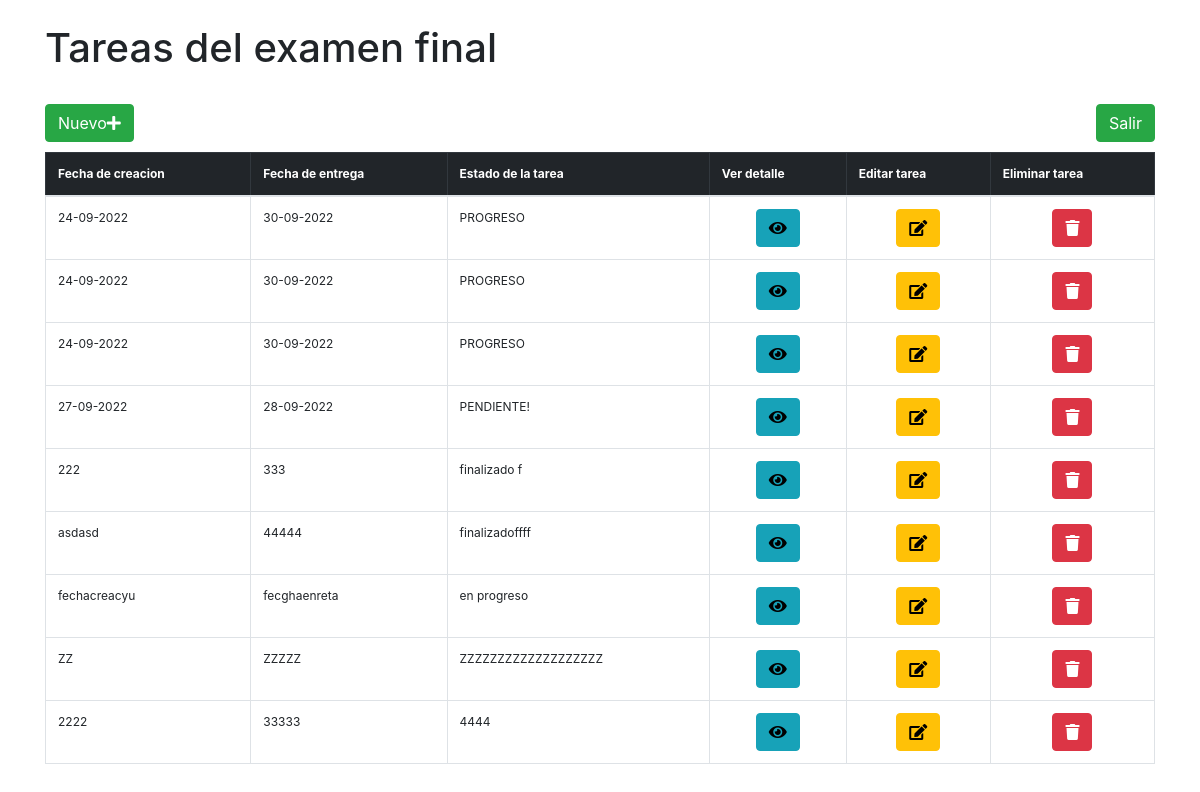
The page /examenFinal/dashboard on the database as committed earlier.
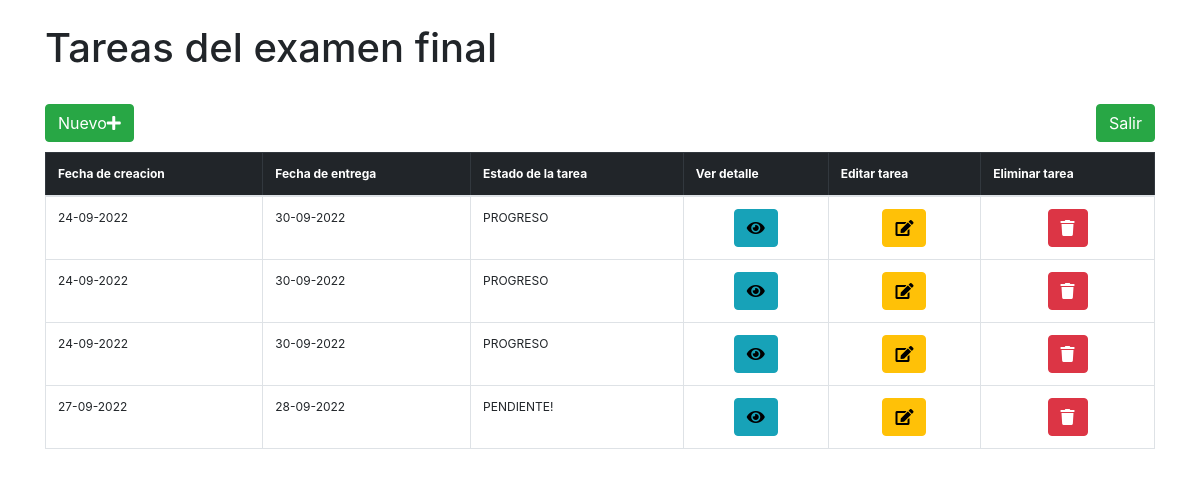
The same page on the database as committed later.
### examenFinal/models.py (models this page shows)
class tareasExamen(models.Model):
    fechaCreacion = models.CharField(max_length=256,default='24-09-2022')
    fechaEntrega = models.CharField(max_length=256,default='30-09-2022')
    descripcion = models.CharField(max_length=512,default='')
    estadoTarea = models.CharField(max_length=128,default='PROGRESO')

### examenFinal/views.py (the view)
# urls.py: path('dashboard',views.dashboard,name='dashboard'),
def dashboard(request):
    return render(request,'examenFinal/dashboard.html',{
        'tareas_totales':tareasExamen.objects.all().order_by('id')
    })

### examenFinal/templates/examenFinal/dashboard.html (shortened to what this page needs)
<!DOCTYPE html>
<html lang="es">
    <head>
        <link href="https://cdn.jsdelivr.net/npm/bootstrap@5.1.3/dist/css/bootstrap.min.css" rel="stylesheet">
        <link rel="stylesheet" href="https://use.fontawesome.com/releases/v5.8.1/css/all.css">
        <link href="https://maxcdn.bootstrapcdn.com/bootstrap/4.0.0/css/bootstrap.min.css" rel="stylesheet">
    </head>
    <body>
        <div class="container">
            <br>
            <h1>Tareas del examen final</h1>
            <br>
            <div>
                <a class="btn btn-success float-start" style="color: white;" onclick="nuevaTarea()" data-bs-toggle="modal" data-bs-target="#nuevaTarea">Nuevo<i class="fa fa-plus"></i></a>
                <a class="btn btn-success float-end" style="color: white;" href="{% url 'examenFinal:index' %}">Salir</a>
            </div>
            <br>
            <br>
            <table class="table table-bordered table-hover" style="font-size: 12px;">
                <thead class="table-dark">
                    <tr>
                        <th scope="col">Fecha de creacion</th>
                        <th scope="col">Fecha de entrega</th>
                        <th scope="col">Estado de la tarea</th>
                        <th scope="col">Ver detalle</th>
                        <th scope="col">Editar tarea</th>
                        <th scope="col">Eliminar tarea</th>
                    </tr>
                </thead>
                <tbody id="tabla_tareas">
                {% for tarea in tareas_totales %}
                <tr>
                    <td scope="row">{{ tarea.fechaCreacion }}</td>
                    <td>{{ tarea.fechaEntrega }}</td>
                    <td>{{ tarea.estadoTarea }}</td>
                    <td style="text-align: center;"><a id="{{ tarea.id }}" class="btn btn-info" style="color: black;" data-bs-toggle="modal" data-bs-target="#verDetalle" onclick="mostrarDetalle(this.id)"><i class="fa fa-eye"></i></a></td>
                    <td style="text-align: center;"><a id="{{ tarea.id }}" class="btn btn-warning" style="color: black;" data-bs-toggle="modal" data-bs-target="#editarTarea" onclick="editarTarea(this.id)"><i class="fa fa-edit"></i></a></td>
                    <td style="text-align: center;"><a id="{{ tarea.id }}" class="btn btn-danger" style="color: white;" onclick="eliminarTarea(this.id)"><i class="fa fa-trash"></i></a></td>
                </tr>
                {% endfor %}
                </tbody>
            </table>
        </div>
    </body>
</html>

Rows that differ between the two databases and show on the page:
removed tareasExamen: fechaCreacion "222", fechaEntrega "333", estadoTarea "finalizado f"
removed tareasExamen: fechaCreacion "asdasd", fechaEntrega "44444", estadoTarea "finalizadoffff"
removed tareasExamen: fechaCreacion "fechacreacyu", fechaEntrega "fecghaenreta", estadoTarea "en progreso"
removed tareasExamen: fechaCreacion "ZZ", fechaEntrega "ZZZZZ", estadoTarea "ZZZZZZZZZZZZZZZZZZZ"
removed tareasExamen: fechaCreacion "2222", fechaEntrega "33333", estadoTarea "4444"
